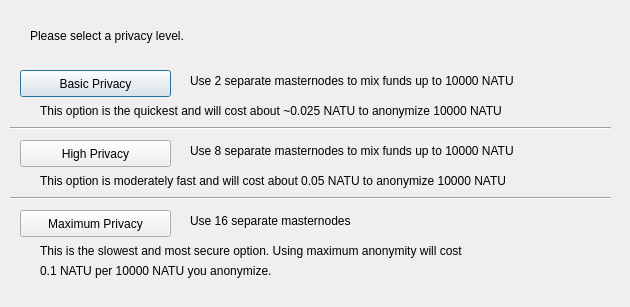
<?xml version="1.0" encoding="UTF-8"?>
<ui version="4.0">
 <class>ObfuscationConfig</class>
 <widget class="QDialog" name="ObfuscationConfig">
  <property name="geometry">
   <rect>
    <x>0</x>
    <y>0</y>
    <width>630</width>
    <height>307</height>
   </rect>
  </property>
  <property name="windowTitle">
   <string>Configure Obfuscation</string>
  </property>
  <widget class="QPushButton" name="buttonBasic">
   <property name="geometry">
    <rect>
     <x>20</x>
     <y>70</y>
     <width>151</width>
     <height>27</height>
    </rect>
   </property>
   <property name="text">
    <string>Basic Privacy</string>
   </property>
  </widget>
  <widget class="QPushButton" name="buttonHigh">
   <property name="geometry">
    <rect>
     <x>20</x>
     <y>140</y>
     <width>151</width>
     <height>27</height>
    </rect>
   </property>
   <property name="text">
    <string>High Privacy</string>
   </property>
  </widget>
  <widget class="QPushButton" name="buttonMax">
   <property name="geometry">
    <rect>
     <x>20</x>
     <y>210</y>
     <width>151</width>
     <height>27</height>
    </rect>
   </property>
   <property name="text">
    <string>Maximum Privacy</string>
   </property>
  </widget>
  <widget class="QLabel" name="label">
   <property name="geometry">
    <rect>
     <x>30</x>
     <y>20</y>
     <width>571</width>
     <height>31</height>
    </rect>
   </property>
   <property name="text">
    <string>Please select a privacy level.</string>
   </property>
  </widget>
  <widget class="QLabel" name="label_2">
   <property name="geometry">
    <rect>
     <x>190</x>
     <y>70</y>
     <width>421</width>
     <height>21</height>
    </rect>
   </property>
   <property name="text">
    <string>Use 2 separate masternodes to mix funds up to 10000 NATU</string>
   </property>
  </widget>
  <widget class="QLabel" name="label_3">
   <property name="geometry">
    <rect>
     <x>190</x>
     <y>140</y>
     <width>411</width>
     <height>21</height>
    </rect>
   </property>
   <property name="text">
    <string>Use 8 separate masternodes to mix funds up to 10000 NATU</string>
   </property>
  </widget>
  <widget class="QLabel" name="label_4">
   <property name="geometry">
    <rect>
     <x>190</x>
     <y>210</y>
     <width>421</width>
     <height>21</height>
    </rect>
   </property>
   <property name="text">
    <string>Use 16 separate masternodes</string>
   </property>
  </widget>
  <widget class="QLabel" name="label_6">
   <property name="geometry">
    <rect>
     <x>40</x>
     <y>100</y>
     <width>561</width>
     <height>21</height>
    </rect>
   </property>
   <property name="text">
    <string>This option is the quickest and will cost about ~0.025 NATU to anonymize 10000 NATU</string>
   </property>
  </widget>
  <widget class="QLabel" name="label_7">
   <property name="geometry">
    <rect>
     <x>40</x>
     <y>170</y>
     <width>561</width>
     <height>21</height>
    </rect>
   </property>
   <property name="text">
    <string>This option is moderately fast and will cost about 0.05 NATU to anonymize 10000 NATU</string>
   </property>
  </widget>
  <widget class="QLabel" name="label_8">
   <property name="geometry">
    <rect>
     <x>40</x>
     <y>240</y>
     <width>561</width>
     <height>21</height>
    </rect>
   </property>
   <property name="text">
    <string>This is the slowest and most secure option. Using maximum anonymity will cost</string>
   </property>
  </widget>
  <widget class="QLabel" name="label_9">
   <property name="geometry">
    <rect>
     <x>40</x>
     <y>260</y>
     <width>561</width>
     <height>21</height>
    </rect>
   </property>
   <property name="text">
    <string>0.1 NATU per 10000 NATU you anonymize.</string>
   </property>
  </widget>
  <widget class="Line" name="line">
   <property name="geometry">
    <rect>
     <x>10</x>
     <y>120</y>
     <width>601</width>
     <height>16</height>
    </rect>
   </property>
   <property name="orientation">
    <enum>Qt::Horizontal</enum>
   </property>
  </widget>
  <widget class="Line" name="line_2">
   <property name="geometry">
    <rect>
     <x>10</x>
     <y>190</y>
     <width>601</width>
     <height>16</height>
    </rect>
   </property>
   <property name="orientation">
    <enum>Qt::Horizontal</enum>
   </property>
  </widget>
 </widget>
 <resources/>
 <connections/>
</ui>
